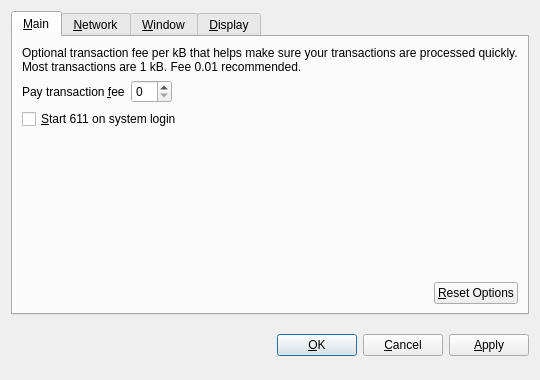
<?xml version="1.0" encoding="UTF-8"?>
<ui version="4.0">
 <class>OptionsDialog</class>
 <widget class="QDialog" name="OptionsDialog">
  <property name="geometry">
   <rect>
    <x>0</x>
    <y>0</y>
    <width>540</width>
    <height>380</height>
   </rect>
  </property>
  <property name="windowTitle">
   <string>Options</string>
  </property>
  <property name="modal">
   <bool>true</bool>
  </property>
  <layout class="QVBoxLayout" name="verticalLayout">
   <item>
    <widget class="QTabWidget" name="tabWidget">
     <property name="tabPosition">
      <enum>QTabWidget::North</enum>
     </property>
     <property name="currentIndex">
      <number>0</number>
     </property>
     <widget class="QWidget" name="tabMain">
      <attribute name="title">
       <string>&amp;Main</string>
      </attribute>
      <layout class="QVBoxLayout" name="verticalLayout_Main">
       <item>
        <widget class="QLabel" name="transactionFeeInfoLabel">
         <property name="text">
          <string>Optional transaction fee per kB that helps make sure your transactions are processed quickly. Most transactions are 1 kB. Fee 0.01 recommended.</string>
         </property>
         <property name="textFormat">
          <enum>Qt::PlainText</enum>
         </property>
         <property name="wordWrap">
          <bool>true</bool>
         </property>
        </widget>
       </item>
       <item>
        <layout class="QHBoxLayout" name="horizontalLayout_1_Main">
         <item>
          <widget class="QLabel" name="transactionFeeLabel">
           <property name="text">
            <string>Pay transaction &amp;fee</string>
           </property>
           <property name="textFormat">
            <enum>Qt::PlainText</enum>
           </property>
           <property name="buddy">
            <cstring>transactionFee</cstring>
           </property>
          </widget>
         </item>
         <item>
          <widget class="BitcoinAmountField" name="transactionFee"/>
         </item>
         <item>
          <spacer name="horizontalSpacer_1_Main">
           <property name="orientation">
            <enum>Qt::Horizontal</enum>
           </property>
           <property name="sizeHint" stdset="0">
            <size>
             <width>40</width>
             <height>20</height>
            </size>
           </property>
          </spacer>
         </item>
        </layout>
       </item>
       <item>
        <widget class="QCheckBox" name="bitcoinAtStartup">
         <property name="toolTip">
          <string>Automatically start 611 after logging in to the system.</string>
         </property>
         <property name="text">
          <string>&amp;Start 611 on system login</string>
         </property>
        </widget>
       </item>
       <item>
        <spacer name="verticalSpacer_Main">
         <property name="orientation">
          <enum>Qt::Vertical</enum>
         </property>
         <property name="sizeHint" stdset="0">
          <size>
           <width>20</width>
           <height>40</height>
          </size>
         </property>
        </spacer>
       </item>
       <item>
        <layout class="QHBoxLayout" name="horizontalLayout_2_Main">
         <item>
          <spacer name="horizontalSpacer_2_Main">
           <property name="orientation">
            <enum>Qt::Horizontal</enum>
           </property>
           <property name="sizeHint" stdset="0">
            <size>
             <width>40</width>
             <height>20</height>
            </size>
           </property>
          </spacer>
         </item>
         <item>
          <widget class="QPushButton" name="resetButton">
           <property name="toolTip">
            <string>Reset all client options to default.</string>
           </property>
           <property name="text">
            <string>&amp;Reset Options</string>
           </property>
           <property name="autoDefault">
            <bool>false</bool>
           </property>
          </widget>
         </item>
        </layout>
       </item>
      </layout>
     </widget>
     <widget class="QWidget" name="tabNetwork">
      <attribute name="title">
       <string>&amp;Network</string>
      </attribute>
      <layout class="QVBoxLayout" name="verticalLayout_Network">
       <item>
        <widget class="QCheckBox" name="mapPortUpnp">
         <property name="toolTip">
          <string>Automatically open the 611 client port on the router. This only works when your router supports UPnP and it is enabled.</string>
         </property>
         <property name="text">
          <string>Map port using &amp;UPnP</string>
         </property>
        </widget>
       </item>
       <item>
        <widget class="QCheckBox" name="connectSocks">
         <property name="toolTip">
          <string>Connect to the 611 network through a SOCKS proxy (e.g. when connecting through Tor).</string>
         </property>
         <property name="text">
          <string>&amp;Connect through SOCKS proxy:</string>
         </property>
        </widget>
       </item>
       <item>
        <layout class="QHBoxLayout" name="horizontalLayout_Network">
         <item>
          <widget class="QLabel" name="proxyIpLabel">
           <property name="text">
            <string>Proxy &amp;IP:</string>
           </property>
           <property name="textFormat">
            <enum>Qt::PlainText</enum>
           </property>
           <property name="buddy">
            <cstring>proxyIp</cstring>
           </property>
          </widget>
         </item>
         <item>
          <widget class="QValidatedLineEdit" name="proxyIp">
           <property name="maximumSize">
            <size>
             <width>140</width>
             <height>16777215</height>
            </size>
           </property>
           <property name="toolTip">
            <string>IP address of the proxy (e.g. 127.0.0.1)</string>
           </property>
          </widget>
         </item>
         <item>
          <widget class="QLabel" name="proxyPortLabel">
           <property name="text">
            <string>&amp;Port:</string>
           </property>
           <property name="textFormat">
            <enum>Qt::PlainText</enum>
           </property>
           <property name="buddy">
            <cstring>proxyPort</cstring>
           </property>
          </widget>
         </item>
         <item>
          <widget class="QLineEdit" name="proxyPort">
           <property name="maximumSize">
            <size>
             <width>55</width>
             <height>16777215</height>
            </size>
           </property>
           <property name="toolTip">
            <string>Port of the proxy (e.g. 9050)</string>
           </property>
          </widget>
         </item>
         <item>
          <widget class="QLabel" name="socksVersionLabel">
           <property name="text">
            <string>SOCKS &amp;Version:</string>
           </property>
           <property name="textFormat">
            <enum>Qt::PlainText</enum>
           </property>
           <property name="buddy">
            <cstring>socksVersion</cstring>
           </property>
          </widget>
         </item>
         <item>
          <widget class="QValueComboBox" name="socksVersion">
           <property name="toolTip">
            <string>SOCKS version of the proxy (e.g. 5)</string>
           </property>
          </widget>
         </item>
         <item>
          <spacer name="horizontalSpacer_Network">
           <property name="orientation">
            <enum>Qt::Horizontal</enum>
           </property>
           <property name="sizeHint" stdset="0">
            <size>
             <width>40</width>
             <height>20</height>
            </size>
           </property>
          </spacer>
         </item>
        </layout>
       </item>
       <item>
        <spacer name="verticalSpacer_Network">
         <property name="orientation">
          <enum>Qt::Vertical</enum>
         </property>
         <property name="sizeHint" stdset="0">
          <size>
           <width>20</width>
           <height>40</height>
          </size>
         </property>
        </spacer>
       </item>
      </layout>
     </widget>
     <widget class="QWidget" name="tabWindow">
      <attribute name="title">
       <string>&amp;Window</string>
      </attribute>
      <layout class="QVBoxLayout" name="verticalLayout_Window">
       <item>
        <widget class="QCheckBox" name="minimizeToTray">
         <property name="toolTip">
          <string>Show only a tray icon after minimizing the window.</string>
         </property>
         <property name="text">
          <string>&amp;Minimize to the tray instead of the taskbar</string>
         </property>
        </widget>
       </item>
       <item>
        <widget class="QCheckBox" name="minimizeOnClose">
         <property name="toolTip">
          <string>Minimize instead of exit the application when the window is closed. When this option is enabled, the application will be closed only after selecting Quit in the menu.</string>
         </property>
         <property name="text">
          <string>M&amp;inimize on close</string>
         </property>
        </widget>
       </item>
       <item>
        <spacer name="verticalSpacer_Window">
         <property name="orientation">
          <enum>Qt::Vertical</enum>
         </property>
         <property name="sizeHint" stdset="0">
          <size>
           <width>20</width>
           <height>40</height>
          </size>
         </property>
        </spacer>
       </item>
      </layout>
     </widget>
     <widget class="QWidget" name="tabDisplay">
      <attribute name="title">
       <string>&amp;Display</string>
      </attribute>
      <layout class="QVBoxLayout" name="verticalLayout_Display">
       <item>
        <layout class="QHBoxLayout" name="horizontalLayout_1_Display">
         <item>
          <widget class="QLabel" name="langLabel">
           <property name="text">
            <string>User Interface &amp;language:</string>
           </property>
           <property name="textFormat">
            <enum>Qt::PlainText</enum>
           </property>
           <property name="buddy">
            <cstring>lang</cstring>
           </property>
          </widget>
         </item>
         <item>
          <widget class="QValueComboBox" name="lang">
           <property name="toolTip">
            <string>The user interface language can be set here. This setting will take effect after restarting 611.</string>
           </property>
          </widget>
         </item>
        </layout>
       </item>
       <item>
        <layout class="QHBoxLayout" name="horizontalLayout_2_Display">
         <item>
          <widget class="QLabel" name="unitLabel">
           <property name="text">
            <string>&amp;Unit to show amounts in:</string>
           </property>
           <property name="textFormat">
            <enum>Qt::PlainText</enum>
           </property>
           <property name="buddy">
            <cstring>unit</cstring>
           </property>
          </widget>
         </item>
         <item>
          <widget class="QValueComboBox" name="unit">
           <property name="toolTip">
            <string>Choose the default subdivision unit to show in the interface and when sending coins.</string>
           </property>
          </widget>
         </item>
        </layout>
       </item>
       <item>
        <widget class="QCheckBox" name="displayAddresses">
         <property name="toolTip">
          <string>Whether to show 611 addresses in the transaction list or not.</string>
         </property>
         <property name="text">
          <string>&amp;Display addresses in transaction list</string>
         </property>
        </widget>
       </item>
       <item>
        <spacer name="verticalSpacer_Display">
         <property name="orientation">
          <enum>Qt::Vertical</enum>
         </property>
         <property name="sizeHint" stdset="0">
          <size>
           <width>20</width>
           <height>40</height>
          </size>
         </property>
        </spacer>
       </item>
      </layout>
     </widget>
    </widget>
   </item>
   <item>
    <layout class="QHBoxLayout" name="horizontalLayout_Buttons">
     <item>
      <spacer name="horizontalSpacer_1">
       <property name="orientation">
        <enum>Qt::Horizontal</enum>
       </property>
       <property name="sizeHint" stdset="0">
        <size>
         <width>40</width>
         <height>48</height>
        </size>
       </property>
      </spacer>
     </item>
     <item>
      <widget class="QLabel" name="statusLabel">
       <property name="font">
        <font>
         <weight>75</weight>
         <bold>true</bold>
        </font>
       </property>
       <property name="text">
        <string/>
       </property>
       <property name="textFormat">
        <enum>Qt::PlainText</enum>
       </property>
       <property name="wordWrap">
        <bool>true</bool>
       </property>
      </widget>
     </item>
     <item>
      <spacer name="horizontalSpacer_2">
       <property name="orientation">
        <enum>Qt::Horizontal</enum>
       </property>
       <property name="sizeHint" stdset="0">
        <size>
         <width>40</width>
         <height>48</height>
        </size>
       </property>
      </spacer>
     </item>
     <item>
      <widget class="QPushButton" name="okButton">
       <property name="text">
        <string>&amp;OK</string>
       </property>
      </widget>
     </item>
     <item>
      <widget class="QPushButton" name="cancelButton">
       <property name="text">
        <string>&amp;Cancel</string>
       </property>
       <property name="autoDefault">
        <bool>false</bool>
       </property>
      </widget>
     </item>
     <item>
      <widget class="QPushButton" name="applyButton">
       <property name="text">
        <string>&amp;Apply</string>
       </property>
       <property name="autoDefault">
        <bool>false</bool>
       </property>
      </widget>
     </item>
    </layout>
   </item>
  </layout>
 </widget>
 <customwidgets>
  <customwidget>
   <class>BitcoinAmountField</class>
   <extends>QSpinBox</extends>
   <header>../../src/qt/bitcoinamountfield.h</header>
  </customwidget>
  <customwidget>
   <class>QValueComboBox</class>
   <extends>QComboBox</extends>
   <header>../../src/qt/qvaluecombobox.h</header>
  </customwidget>
  <customwidget>
   <class>QValidatedLineEdit</class>
   <extends>QLineEdit</extends>
   <header>../../src/qt/qvalidatedlineedit.h</header>
  </customwidget>
 </customwidgets>
 <resources/>
 <connections/>
</ui>
